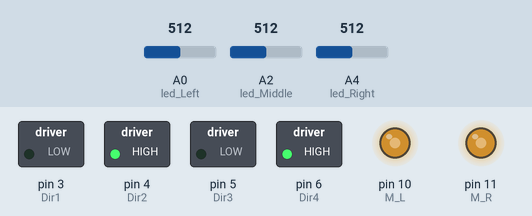
The sketch below on a simulated Arduino Uno, built with avr-gcc and run on an emulated ATmega328P. Shown: switched loads named in the sketch (green lamp = pin HIGH), output pins drawn as LEDs (lit = HIGH). The test bench sets the inputs (shaded band); at power-on: A0 (led_Left) = 512, A2 (led_Middle) = 512, A4 (led_Right) = 512.

Above: at 0.05 s.
At 0.9 s:
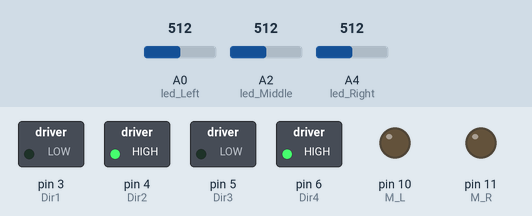
Timing chart, 0 to 3.0 s (numbered marks = the images above):
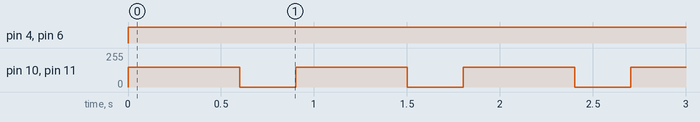

Measured:
- by itself, pin 4 (Dir2), pin 6 (Dir4): LOW → HIGH at 0.00 s
- by itself, pin 10 (M_L), pin 11 (M_R): alternates 150/255 for 0.60 s and 0/255 for 0.30 s

The sketch:

TASK_A_progress_v1.ino
```cpp
/*
 * Team Id:          2268
 * Authors List:     Amogh Amonkar
 * Filename:         Motor_Test
 * Theme:            Ant Bot
 * Functions:        loop(),setup()
 * Global Variables: None
 */

/*Pin to control speed of Left motor of the bot*/
#define M_L 10
/*Pin to control speed of Right motor of the bot*/
#define M_R 11
/*Pins to control direction of Left motor*/
#define Dir1 3
#define Dir2 4
/*Pins to control direction of Right motor*/
#define Dir3 5
#define Dir4 6
/*Pin to take input from Right LED on the sensor*/
#define led_Right A4
/*Pin to take input from Middle LED on the sensor*/
#define led_Middle A2
/*Pin to take input from Left LED on the sensor*/
#define led_Left A0


void setup()
{
  /*Declaring all the Output pins of the motor*/
  pinMode(M_L,OUTPUT);
  pinMode(M_R,OUTPUT);
  pinMode(Dir1,OUTPUT);
  pinMode(Dir2,OUTPUT);
  pinMode(Dir3,OUTPUT);
  pinMode(Dir4,OUTPUT);
  /*Declaring all the Input pins of the line sensor*/
  pinMode(led_Right,INPUT);
  pinMode(led_Middle,INPUT);
  pinMode(led_Left,INPUT);

}

void loop()
{
  /*Set the PWM values of the the motors*/
  //int pwm_L=150 ,pwm_R=150;
  /*Taking input from the line sensor */
  int Left_LED = analogRead(led_Left);
  int Middle_LED = analogRead(led_Middle);
  int Right_LED = analogRead(led_Right);
  int ctr = 0;
  /*Set directon of Left motor*/
  digitalWrite(Dir1,LOW);
  digitalWrite(Dir2,HIGH);
  /*Set directon of Right motor*/
  digitalWrite(Dir3,LOW);
  digitalWrite(Dir4,HIGH);

  if(Left_LED>=200 && Middle_LED>=200 && Right_LED>=200)
  {
    ctr += 1;
  }
  if(ctr = 1)
  {
    analogWrite(M_L,150);
    analogWrite(M_R,150);
    delay(300);
  }
  if(ctr = 2)
  {
    analogWrite(M_L,150);
    analogWrite(M_R,150);
    delay(300);
  }
  if(ctr = 2)
  {
    analogWrite(M_L,0);
    analogWrite(M_R,0);
    delay(300);
  }
  /*Rotate the  motors with in given direction at and speed*/

}
```
